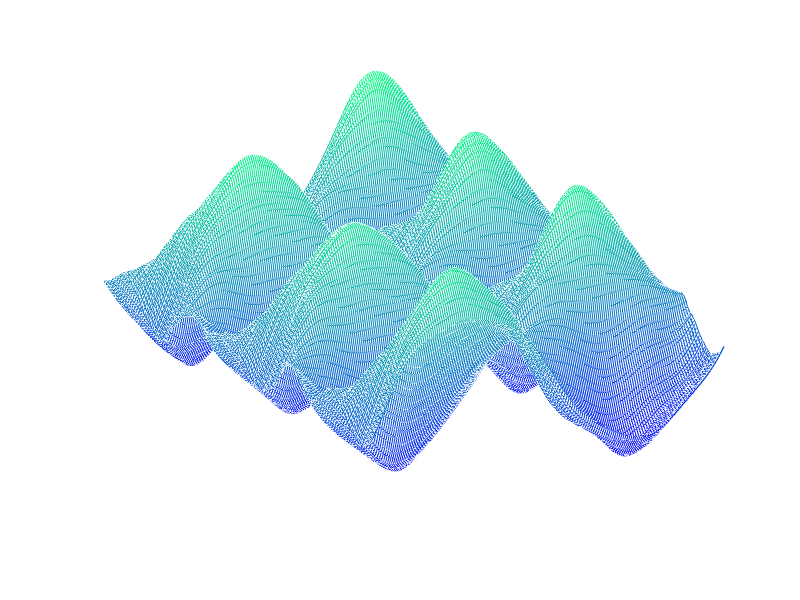

The MATLAB script that drew this image: (Note: this script raises an error after producing the figure.)
%%M_Fig_2.The Schematics of the S^3d method

%%%%%%%%%%%%%%%%%%%%%%%%%  S^3d method %%%%%%%%%%%%%%%%%%%%%%%%%%%%%%%%%%%%
%%% This file generate the Fig2-M presented in                          %%%
%%% Ye Yuan, " Machine Discovery of Partial Differential 
%%%             Equations from Spatiotemporal Data"                     %%%
%   @author: Ye Yuan
%%%%%%%%%%%%%%%%%%%%%%%%%%%%%%%%%%%%%%%%%%%%%%%%%%%%%%%%%%%%%%%%%%%%%%%%%%%

close all; clear all;

%% download cal/car06212
load('data192.mat')
R = real(AR);
I = imag(AR);
AR = R-1i*I;


%% Plot 3-D and contour
figure(1)
B=abs(AR)+abs(AL);
B=B';
figure(1)
C=B+0.02;
figure(1)
mesh(C(1:200,:))
colormap('Winter')
hold on
contour(C(1:200,:))
axis off

%% make grid
% space
L=82.0119; 
n=180;
x2=-L/2:0.458167:L/2;
k=(2*pi/L)*[0:n/2-1 -n/2:-1].';
% time
t=0:1.5625:1187; 


%% download the identified coefficients of S^3d
load('c192.mat');

% physical parameters
ralp=wr(1);
repstau=wr(2);
rxi2tau=wr(3);
rgtau=wr(4);
rhtau=wr(5);
repsc0tau=wr(6);
rc1xi2tau=wr(7);
rgc2tau=wr(8);
rhc3tau=wr(9);
rbeta0=(rxi2tau+rc1xi2tau*1i);
rbeta1=(repstau+repsc0tau*1i);
rbeta2=(rgtau+rgc2tau*1i);
rbeta3=(rhtau+rhc3tau*1i);

lalp=wl(1);
lepstau=wl(2);
lxi2tau=wl(3);
lgtau=wl(4);
lhtau=wl(5);
lepsc0tau=wl(6);
lc1xi2tau=wl(7);
lgc2tau=wl(8);
lhc3tau=wl(9);
lbeta0=(lxi2tau+lc1xi2tau*1i);
lbeta1=(lepstau+lepsc0tau*1i);
lbeta2=(lgtau+lgc2tau*1i);
lbeta3=(lhtau+lhc3tau*1i);


% initial conditions
I=658; 
u=AR(:,I);
v=AL(:,I);


% solve
ut=fft(u);
vt=fft(v);
uvt=[ut vt];
[t,uvsol]=ode45('gle_rhs',t,uvt,[],rbeta0,rbeta1,rbeta2,rbeta3,ralp,lbeta0,lbeta1,lbeta2,lbeta3,lalp,k,n);
for j=1:length(t)
usol(j,:)=ifft(uvsol(j,1:n)); 
vsol(j,:)=ifft(uvsol(j,n+1:2*n));
end
usol=usol.';
vsol=vsol.';




%% reconstruction 192 

figure(2)
subplot(1,2,1),mesh(abs(AR(:,1:760))+abs(AL(:,1:760)));
colormap('Winter')
axis([0 760 0 180]);
set(gca,'XTick',[0,200,400,600,760], 'YTick',[0, 30, 60, 90,120,150, 180]);
xlabel('t')
ylabel('x')
%zlabel('A_R(x,t)+A_L(x,t)')
%title('Experiment','FontSize',40)
set(gca,'linewidth',2);
set(gca,'FontSize',20);
set(get(gca,'YLabel'),'Fontsize',30) 
set(get(gca,'XLabel'),'Fontsize',30) 
% angle={[0 90]};
% view(angle{1})
subplot(1,2,2),mesh(abs(usol(:,1:760))+abs(vsol(:,1:760)));
colormap('Winter')
axis([0 760 0 180]);
set(gca,'XTick',[0,200,400,600,760], 'YTick',[0, 30, 60, 90,120,150, 180]);
xlabel('t')
ylabel('x')
%zlabel('A_R(x,t)+A_L(x,t)')
%title('Reconstruction','FontSize',40)
set(gca,'linewidth',2);
set(gca,'FontSize',20);
set(get(gca,'YLabel'),'Fontsize',30) 
set(get(gca,'XLabel'),'Fontsize',30) 
% angle={[0 90]};
% view(angle{1})


%% plot initial value
figure(3)
plot(abs(AL(:,I)),'LineWidth',4,'Color',[0 0.200000002980232 0.600000023841858]);
   axis([0 180 0 0.02]);
set(gca,'XTick',[0, 30, 60, 90,120,150, 180], 'YTick',[0,0.005,0.01,0.015,0.02]);
    hold on
 plot(abs(AR(:,I)),'LineWidth',4,'Color',[0 0.600000023841858 0]);
   axis([0 180 0 0.02]);
set(gca,'XTick',[0, 30, 60, 90,120,150, 180], 'YTick',[0,0.005,0.01,0.015,0.02]);
set(gca,'linewidth',2);
set(gca,'FontSize',20);
set(get(gca,'YLabel'),'Fontsize',30) 
annotation(figure(3),'textbox',...
    [0.52783143963729 0.775375239969119 0.241038216560509 0.121272365805162],...
    'String',{'cal/car06192'},...
    'FontSize',30,...
    'FitBoxToText','off',...
    'EdgeColor','none');


%% plot deritive A_t 
figure(4)
load('A_dt.mat')
plot(abs(AL_dt(1,21:780)),'LineWidth',3,...
    'Color',[0.635294139385223 0.0784313753247261 0.184313729405403])

